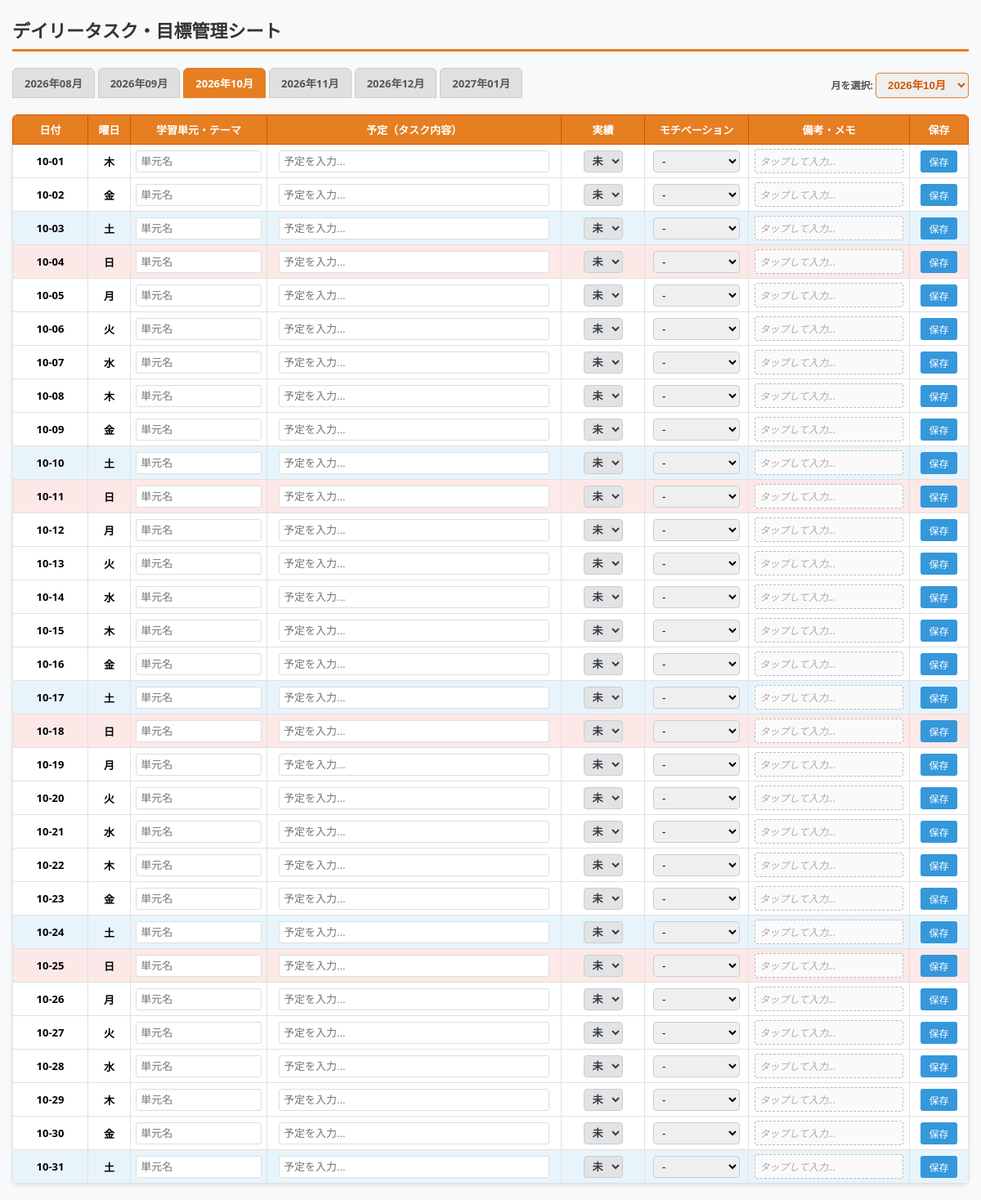
Page /?month=2026-10 on the committed database.
### tables this page shows
CREATE TABLE daily_tasks (
            id INTEGER PRIMARY KEY AUTOINCREMENT,
            task_date TEXT UNIQUE NOT NULL,
            day_of_week TEXT,
            category TEXT,
            planned_task TEXT,
            status TEXT DEFAULT '未達成',
            memo TEXT
        , motivation TEXT DEFAULT '-');

### app.py (the view)
@app.route('/')
def index():
    selected_month = request.args.get('month', '2026-09')
    year, month = map(int, selected_month.split('-'))
    _, num_days = calendar.monthrange(year, month)
    conn = sqlite3.connect('tasks.db')
    cursor = conn.cursor()
    cursor.execute("SELECT * FROM daily_tasks WHERE strftime('%Y-%m', task_date) = ?", (selected_month,))
    db_rows = cursor.fetchall()
    cursor.execute("PRAGMA table_info(daily_tasks)")
    col_names = [col[1] for col in cursor.fetchall()]
    task_dict = {}
    for row in db_rows:
        row_dict = dict(zip(col_names, row))
        task_dict[row_dict['task_date']] = row_dict
    monthly_days = []
    for day in range(1, num_days + 1):
        date_str = f"{year:04d}-{month:02d}-{day:02d}"
        dt = datetime(year, month, day)
        day_of_week = WEEKDAYS_JA[dt.weekday()]
        if date_str in task_dict:
            row = task_dict[date_str]
            monthly_days.append({
                'id': row.get('id'),
                'task_date': row.get('task_date'),
                'day_of_week': row.get('day_of_week'),
                'category': row.get('category') or '',
                'planned_task': row.get('planned_task') or '',
                'status': row.get('status') or '未',
                'motivation': row.get('motivation') or '-',
                'memo': row.get('memo') or ''
            })
        else:
            monthly_days.append({
                'id': None,
                'task_date': date_str,
                'day_of_week': day_of_week,
                'category': '',
                'planned_task': '',
                'status': '未',
                'motivation': '-',
                'memo': ''
            })
    tab_months = []
    for offset in range(-2, 4):
        m_calc = month + offset
        y_calc = year
        if m_calc < 1:
            m_calc += 12
            y_calc -= 1
        elif m_calc > 12:
            m_calc -= 12
            y_calc += 1
        tab_months.append(f"{y_calc:04d}-{m_calc:02d}")
    cursor.execute("SELECT DISTINCT strftime('%Y-%m', task_date) FROM daily_tasks")
    db_months = [r[0] for r in cursor.fetchall() if r[0]]
    current_year = datetime.now().year
    end_year = max(2028, current_year + 2)
    generated_months = []
    for y in range(2026, end_year + 1):
        for m in range(1, 13):
            generated_months.append(f"{y}-{m:02d}")
    all_months = sorted(list(set(db_months + generated_months + tab_months)))
    conn.close()
    return render_template('index.html', days=monthly_days, months=all_months, tab_months=tab_months, selected_month=selected_month)

### templates/index.html (shortened to what this page needs)
<!DOCTYPE html>
<html lang="ja">
<head>
</head>
<body>
    <h1>デイリータスク・目標管理シート</h1>
    <div class="header-nav">
        <div class="month-tabs">
            {% for m in tab_months %}
            <a href="/?month={{ m }}" class="tab-btn {{ 'active' if m == selected_month else '' }}">
                {{ m.split('-')[0] }}年{{ m.split('-')[1] }}月
            </a>
            {% endfor %}
        </div>
        <div>
            <label style="font-size: 12px; font-weight: bold; color: #555;">月を選択: </label>
            <select class="month-select" onchange="location.href='/?month=' + this.value">
                {% for m in months %}
                <option value="{{ m }}" {{ 'selected' if m == selected_month else '' }}>
                    {{ m.split('-')[0] }}年{{ m.split('-')[1] }}月
                </option>
                {% endfor %}
            </select>
        </div>
    </div>
    <table>
        <thead>
            <tr>
                <th style="width: 75px;">日付</th>
                <th style="width: 35px;">曜日</th>
                <th style="width: 150px;">学習単元・テーマ</th>
                <th>予定（タスク内容）</th>
                <th style="width: 85px;">実績</th>
                <th style="width: 110px;">モチベーション</th>
                <th style="width: 180px;">備考・メモ</th>
                <th style="width: 55px;">保存</th>
            </tr>
        </thead>
        <tbody>
            {% for day in days %}
            <tr class="{{ 'sat' if day.day_of_week == '土' else ('sun' if day.day_of_week == '日' else '') }}">
                <form action="/update" method="POST">
                    <td><strong>{{ day.task_date[5:] }}</strong></td>
                    <td><strong>{{ day.day_of_week }}</strong></td>
                    <td>
                        <input type="text" name="category" class="cell-input" value="{{ day.category }}" placeholder="単元名">
                    </td>
                    <td>
                        <input type="text" name="planned_task" class="cell-input" value="{{ day.planned_task }}" placeholder="予定を入力...">
                    </td>
                    <td>
                        <select name="status" class="status-select status-{{ day.status }}">
                            <option value="未" {{ 'selected' if day.status == '未' else '' }}>未</option>
                        </select>
                    </td>
                    <td>
                        <select name="motivation" class="motivation-select">
                            <option value="-" {{ 'selected' if day.motivation == '-' else '' }}>-</option>
                        </select>
                    </td>
                    <td>
                        <div class="memo-preview {{ 'empty' if not day.memo else '' }}"
                             id="preview-{{ day.task_date }}"
                             onclick="openMemoModal('{{ day.task_date }}')">
                            {{ day.memo if day.memo else 'タップして入力...' }}
                        </div>
                    </td>
                    <td>
                        <button type="submit" class="save-btn">保存</button>
                    </td>
                </form>
            </tr>
            {% endfor %}
        </tbody>
    </table>
</body>
</html>

### templates/index.html (style rules this page uses)
body { font-family: 'Segoe UI', Tahoma, Geneva, Verdana, sans-serif; max-width: 1200px; margin: 20px auto; padding: 0 15px; background-color: #f8f9fa; }
h1 { color: #333; border-bottom: 3px solid #e67e22; padding-bottom: 8px; margin-bottom: 20px; font-size: 22px; }
.header-nav { display: flex; justify-content: space-between; align-items: center; margin-bottom: 15px; flex-wrap: wrap; gap: 10px; }
.month-tabs { display: flex; gap: 4px; overflow-x: auto; padding-bottom: 5px; }
.tab-btn { padding: 8px 14px; background: #e0e0e0; border: 1px solid #ccc; border-radius: 6px 6px 0 0; text-decoration: none; color: #555; font-weight: bold; font-size: 13px; whitespace: nowrap; }
.tab-btn.active { background: #e67e22; color: white; border-color: #e67e22; }
.month-select { padding: 6px 10px; border-radius: 4px; border: 1px solid #e67e22; font-weight: bold; color: #d35400; cursor: pointer; }
table { width: 100%; border-collapse: collapse; background: #ffffff; box-shadow: 0 2px 5px rgba(0,0,0,0.1); border-radius: 6px; overflow: hidden; }
th { background-color: #e67e22; color: white; padding: 8px; text-align: center; font-size: 13px; border: 1px solid #d35400; }
td { border: 1px solid #e0e0e0; padding: 5px 6px; font-size: 13px; text-align: center; vertical-align: middle; }
tr.sat { background-color: #e8f4fc; }
tr.sun { background-color: #fde8e8; }
input.cell-input { width: 92%; padding: 5px; border: 1px solid #ddd; border-radius: 3px; font-size: 13px; }
.memo-preview { width: 92%; padding: 5px; border: 1px dashed #bbb; border-radius: 3px; font-size: 12px; background-color: #fafafa; cursor: pointer; text-align: left; white-space: nowrap; overflow: hidden; text-overflow: ellipsis; display: block; margin: 0 auto; color: #333; }
.memo-preview.empty { color: #aaa; font-style: italic; }
select.status-select { padding: 4px 6px; border-radius: 4px; font-weight: bold; font-size: 13px; border: 1px solid #ccc; cursor: pointer; }
select.status-未 { background-color: #e2e3e5; color: #383d41; }
select.motivation-select { padding: 4px 6px; border-radius: 4px; font-size: 13px; border: 1px solid #ccc; cursor: pointer; }
button.save-btn { background-color: #3498db; color: white; border: none; padding: 5px 10px; border-radius: 3px; font-size: 12px; cursor: pointer; }

### rows in the picture
daily_tasks: task_date "10-01", day_of_week "木", status "未", memo "タップして入力..."
daily_tasks: task_date "10-03", day_of_week "土", status "未", memo "タップして入力..."

### other values in the picture
{{ m.split('-')[0] }} "2026" "2026" "2026" "2026" "2026" "2027"
{{ m.split('-')[1] }} "08" "09" "10" "11" "12" "01"
{{ day.task_date[5:] }} "10-02" "10-04" "10-05" "10-06" "10-07" "10-08" "10-09" "10-10" "10-11" "10-12" "10-13" "10-14" "10-15" "10-16" "10-17" "10-18" "10-19" "10-20" "10-21" "10-22" "10-23" "10-24" "10-25" "10-26" "10-27" "10-28" "10-29" "10-30" "10-31"
{{ day.day_of_week }} "金" "日" "月" "火" "水" "木" "金" "土" "日" "月" "火" "水" "木" "金" "土" "日" "月" "火" "水" "木" "金" "土" "日" "月" "火" "水" "木" "金" "土"
{{ day.memo if day.memo else 'タップして入力...' }} "タップして入力..." "タップして入力..." "タップして入力..." "タップして入力..." "タップして入力..." "タップして入力..." "タップして入力..." "タップして入力..." "タップして入力..." "タップして入力..." "タップして入力..." "タップして入力..." "タップして入力..." "タップして入力..." "タップして入力..." "タップして入力..." "タップして入力..." "タップして入力..." "タップして入力..." "タップして入力..." "タップして入力..." "タップして入力..." "タップして入力..." "タップして入力..." "タップして入力..." "タップして入力..." "タップして入力..." "タップして入力..." "タップして入力..."
form field value "2026年10月"
